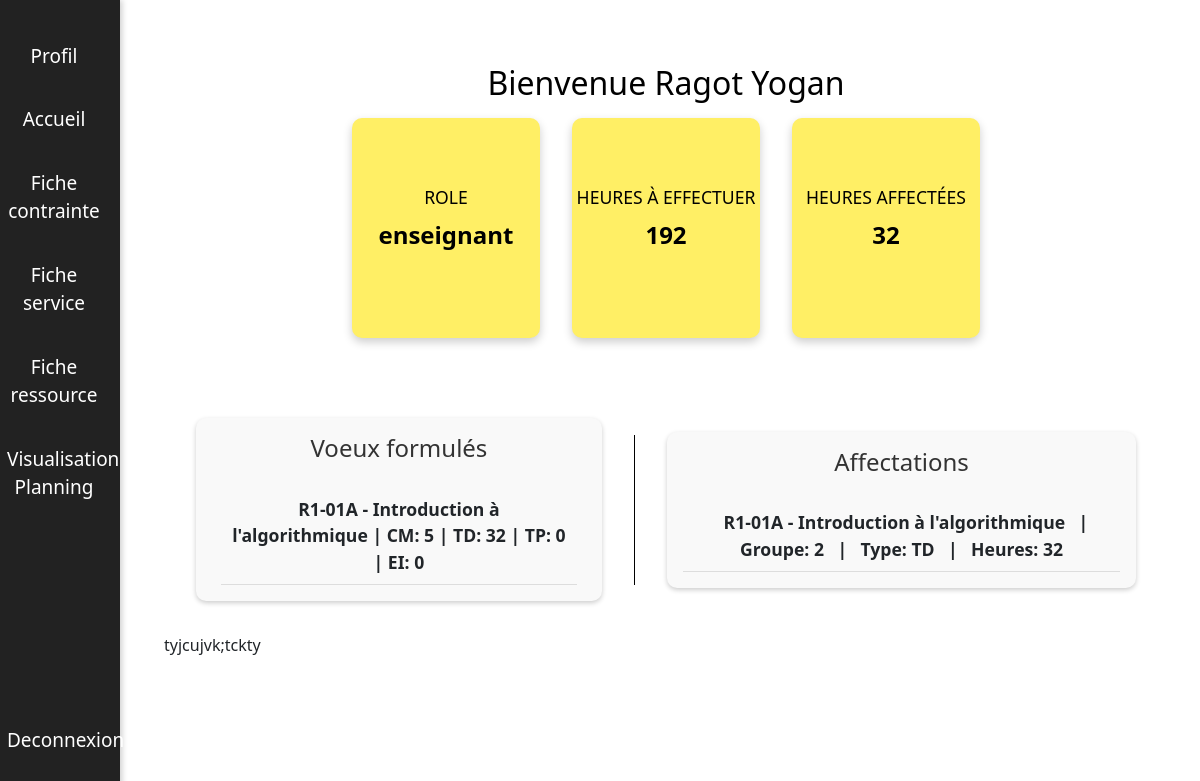
The page /index.php?action=accueilEnseignant (signed in) on the database its author committed.
### tables this page shows
CREATE TABLE `utilisateurs` (
  `id_utilisateur` int(11) NOT NULL,
  `nom` varchar(255) NOT NULL,
  `prenom` varchar(255) NOT NULL,
  `email` varchar(255) NOT NULL,
  `mot_de_passe` varchar(255) NOT NULL,
  `role` varchar(255) NOT NULL,
  `statut` varchar(255) DEFAULT NULL,
  `nombre_heures` int(11) DEFAULT NULL,
  `reset_token` varchar(255) DEFAULT NULL,
  `reset_token_expiration` datetime DEFAULT NULL,
  `supprimer` tinyint(1) NOT NULL DEFAULT 0,
  `responsable` varchar(20) DEFAULT 'oui',
  `telephone` varchar(20) DEFAULT NULL
);

CREATE TABLE `voeux` (
  `id_voeu` int(11) NOT NULL,
  `id_enseignant` int(11) NOT NULL,
  `id_cours` int(11) NOT NULL,
  `semestre` varchar(255) NOT NULL,
  `nb_CM` double NOT NULL,
  `nb_TD` double NOT NULL,
  `nb_TP` double NOT NULL,
  `nb_EI` double NOT NULL,
  `remarques` text NOT NULL,
  `statut` varchar(20) DEFAULT 'en attente'
);

CREATE TABLE `cours` (
  `id_cours` int(11) NOT NULL,
  `formation` varchar(255) NOT NULL,
  `semestre` varchar(255) NOT NULL,
  `nom_cours` varchar(255) NOT NULL,
  `code_cours` varchar(255) NOT NULL,
  `nb_heures_total` double DEFAULT 0,
  `nb_heures_cm` double DEFAULT 0,
  `nb_heures_td` double DEFAULT 0,
  `nb_heures_tp` double DEFAULT 0,
  `nb_heures_ei` double DEFAULT 0
);

CREATE TABLE `affectations` (
  `id_affectation` int(11) NOT NULL,
  `id_enseignant` int(11) NOT NULL,
  `id_cours` int(11) NOT NULL,
  `id_groupe` int(11) NOT NULL,
  `heures_affectees` double NOT NULL,
  `type_heure` varchar(255) NOT NULL
);

### index.php (called while the page is built, shortened)
<?php
$action = $_GET['action'] ?? null;
$dispatcher = new Dispatcher($action);
$dispatcher->run();
?>

### src/Enseignant/Accueil.php (the view, shortened to what this page needs)
<div id="main-content">
    <div class="accueil-enseignant">
        <form method="post" action="index.php?action=accueilEnseignant">
            <?php
            $nom = "";
            $prenom = "";
            $role = "";
            $nb_heures_a_effectuer = "";
            $nb_heures_affectees = 0;
            $pdo = connexionFactory::makeConnection();
            $stmt = $pdo->prepare("SELECT * FROM utilisateurs WHERE id_utilisateur = :id_utilisateur");
            $stmt->bindParam(':id_utilisateur', $_SESSION['user_id'], PDO::PARAM_INT);
            $stmt->execute();
            $user = $stmt->fetch(PDO::FETCH_ASSOC);
            if ($user) {
                $nom = $user['nom'];
                $prenom = $user['prenom'];
                $role = $user['role'];
                $nb_heures_a_effectuer = $user['nombre_heures'];
                $stmt = $pdo->prepare("SELECT id_enseignant FROM enseignants WHERE id_utilisateur = :id_utilisateur");
                $stmt->bindParam(':id_utilisateur', $_SESSION['user_id'], PDO::PARAM_INT);
                $stmt->execute();
                $enseignant = $stmt->fetch(PDO::FETCH_ASSOC);
                if ($enseignant) {
                    $id_enseignant = $enseignant['id_enseignant'];
                    $stmt = $pdo->prepare("SELECT SUM(heures_affectees) AS total_heures_affectees FROM affectations WHERE id_enseignant = :id_enseignant");
                    $stmt->bindParam(':id_enseignant', $id_enseignant, PDO::PARAM_INT);
                    $stmt->execute();
                    $result = $stmt->fetch(PDO::FETCH_ASSOC);
                    if ($result && $result['total_heures_affectees'] !== null) {
                        $nb_heures_affectees = $result['total_heures_affectees'];
                    }
                }
            }
            ?>
            <h1>Bienvenue <?php echo $nom . " " . $prenom; ?></h1>
            <div class="bulle-container">
                <div class="bulle">
                    <h2>Role</h2>
                    <p class="valeur"><?php echo $role; ?></p>
                </div>
                <div class="bulle">
                    <h2>Heures à effectuer</h2>
                    <p class="valeur"><?php echo $nb_heures_a_effectuer; ?></p>
                </div>
                <div class="bulle">
                    <h2>Heures affectées</h2>
                    <p class="valeur"><?php echo $nb_heures_affectees; ?></p>
                </div>
            </div>
        </form>
        <div class="voeux-container">
            <div class="voeux-box">
                <h2>Voeux formulés</h2>
                <?php
                $stmt = $pdo->prepare("SELECT id_enseignant FROM enseignants WHERE id_utilisateur = :id_utilisateur");
                $stmt->bindParam(':id_utilisateur', $_SESSION['user_id'], PDO::PARAM_INT);
                $stmt->execute();
                $enseignant = $stmt->fetch(PDO::FETCH_ASSOC);
                if ($enseignant) {
                    $id_enseignant = $enseignant['id_enseignant'];
                    $stmt = $pdo->prepare("SELECT * FROM voeux WHERE id_enseignant = :id_enseignant");
                    $stmt->bindParam(':id_enseignant', $id_enseignant, PDO::PARAM_INT);
                    $stmt->execute();
                    $voeux = $stmt->fetchAll(PDO::FETCH_ASSOC);
                    if ($voeux) {
                        foreach ($voeux as $voeu) {
                            $stmt = $pdo->prepare("SELECT code_cours, nom_cours FROM cours WHERE id_cours = :id_cours");
                            $stmt->bindParam(':id_cours', $voeu['id_cours'], PDO::PARAM_INT);
                            $stmt->execute();
                            $cours = $stmt->fetch(PDO::FETCH_ASSOC);
                            if ($cours) {
                                $nom_affichage = htmlspecialchars($cours['code_cours']) . " - " . htmlspecialchars($cours['nom_cours']);
                            } else {
                                $nom_affichage = "Cours inconnu";
                            }
                            echo "<div class='voeu'>";
                            echo "<span>" . $nom_affichage . "</span> | ";
                            echo "<span>CM: " . htmlspecialchars($voeu['nb_CM']) . "</span> | ";
                            echo "<span>TD: " . htmlspecialchars($voeu['nb_TD']) . "</span> | ";
                            echo "<span>TP: " . htmlspecialchars($voeu['nb_TP']) . "</span> | ";
                            echo "<span>EI: " . htmlspecialchars($voeu['nb_EI']) . "</span>";
                            echo "</div>";
                        }
                    } else {
                        echo "<p>Aucun vœu formulé.</p>";
                    }
                } else {
                    echo "<p>Aucun vœu formulé.</p>";
                }
                ?>
            </div>
            <div class="voeux-box">
                <h2>Affectations</h2>
                <?php
                if ($enseignant) {
                    $id_enseignant = $enseignant['id_enseignant'];
                    $stmt = $pdo->prepare("SELECT * FROM affectations WHERE id_enseignant = :id_enseignant");
                    $stmt->bindParam(':id_enseignant', $id_enseignant, PDO::PARAM_INT);
                    $stmt->execute();
                    $affectations = $stmt->fetchAll(PDO::FETCH_ASSOC);
                    if ($affectations) {
                        foreach ($affectations as $affectation) {
                            $stmt = $pdo->prepare("SELECT code_cours, nom_cours FROM cours WHERE id_cours = :id_cours");
                            $stmt->bindParam(':id_cours', $affectation['id_cours'], PDO::PARAM_INT);
                            $stmt->execute();
                            $cours = $stmt->fetch(PDO::FETCH_ASSOC);
                            $nom_affichage = $cours ? htmlspecialchars($cours['code_cours']) . " - " . htmlspecialchars($cours['nom_cours']) : "Cours inconnu";
                            echo "<div class='affectation'>";
                            echo "<span>" . $nom_affichage . "</span> | ";
                            echo "<span>Groupe: " . htmlspecialchars($affectation['id_groupe']) . "</span> | ";
                            echo "<span>Type: " . htmlspecialchars($affectation['type_heure']) . "</span> | ";
                            echo "<span>Heures: " . htmlspecialchars($affectation['heures_affectees']) . "</span>";
                            echo "</div>";
                        }
                    } else {
                        echo "<p>Aucune affectation.</p>";
                    }
                } else {
                    echo "<p>Aucune affectation.</p>";
                }
                ?>
            </div>
    </div>
</div>

### src/Action/layout.css (style rules this page uses)
* { margin: 0; padding: 0; box-sizing: border-box; }
body { font-family: 'Poppins', sans-serif; }
#menu { position: fixed; top: 0; left: 0; width: 11%; height: 100vh; z-index: 9999; }
#main-content { margin-left: 11%; min-height: 100vh; padding: 2em; }

### src/Enseignant/Accueil.php (style rules this page uses)
.accueil-enseignant { text-align: center; padding: 2em; }
.accueil-enseignant h1 { font-size: 2rem; color: #000; margin-bottom: 0.5em; }
.bulle-container { display: flex; flex-wrap: wrap; justify-content: center; gap: 2em; }
.bulle { width: 20%; height: 220px; background-color: #FFEF65; color: #000; border-radius: 10px; box-shadow: 0 4px 10px rgba(0,0,0,0.2); display: flex; flex-direction: column; align-items: center; justify-content: center; transition: transform 0.3s, box-shadow 0.3s; cursor: pointer; }
.bulle h2 { font-size: 1.1rem; margin-bottom: 0.5em; text-transform: uppercase; color: #000; }
.bulle .valeur { font-size: 1.5rem; font-weight: 600; }
.voeux-container { display: flex; justify-content: center; align-items: center; margin-top: 5em; gap: 2em; }
.voeux-box { width: auto; min-width: 40%; padding: 1em; background: #f9f9f9; border-radius: 10px; box-shadow: 0 2px 5px rgba(0,0,0,0.2); }
.voeux-box h2 { font-size: 1.5rem; color: #333; margin-bottom: 1em; }
.voeu, .affectation { padding: 0.5em; border-bottom: 1px solid #ddd; font-size: 1.1rem; font-weight: bold; }
.voeu, .affectation span { margin: 0 0.5em; }

### rows shown on the page
utilisateurs: nom "Ragot", prenom "Yogan", role "enseignant", nombre_heures "192"
voeux: id_cours.nom_cours "R1-01A - Introduction à l'algorithmique", nb_CM "5", nb_TD "32", nb_TP "0", nb_EI "0"
affectations: id_cours.nom_cours "R1-01A - Introduction à l'algorithmique", id_groupe "2", type_heure "TD", heures_affectees "32"

### other values the page prints
$action->execute() "Profil Accueil Fiche contrainte Fiche service Fiche ressource Visualisation Planning Deconnexion"
$nb_heures_affectees "32"
